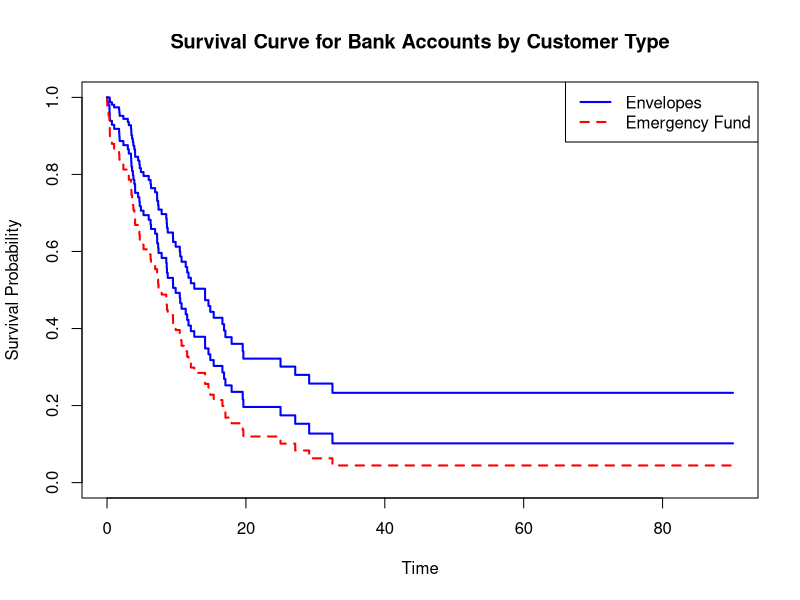

Write the R code that produced this figure.
## ---- chunk 1
library(knitr)
library(survival)

# Set seed for reproducibility
set.seed(123)

# Simulate data for older customers (boomers)
n_boomers <- 50
time_boomers <- rexp(n_boomers, rate = 0.08)  # Lower rate for longer average time
status_boomers <- rbinom(n_boomers, size = 1, prob = 0.6)  # Lower probability of event
boomers_data <- data.frame(time = time_boomers, status = status_boomers, birth_year = rnorm(n_boomers, mean = 1955, sd = 5), strategy = "Envelopes")

# Simulate data for younger customers (millennials)
n_millennials <- 50
time_millennials <- rexp(n_millennials, rate = 0.15)  # Higher rate for shorter average time
status_millennials <- rbinom(n_millennials, size = 1, prob = 0.8)  # Higher probability of event
millennials_data <- data.frame(time = time_millennials, status = status_millennials, birth_year = rnorm(n_millennials, mean = 1999, sd = 3), strategy = "Emergency Fund")

# Combine the data for both customer types
bank_data <- rbind(boomers_data, millennials_data)

# Fit a Kaplan-Meier estimator
fit <- survfit(Surv(time, status) ~ 1, data = bank_data)

# Plot the survival curve using base R
plot(fit, col = c("blue", "red"), lty = c(1, 2), lwd = 2, xlab = "Time", ylab = "Survival Probability", main = "Survival Curve for Bank Accounts by Customer Type")
legend("topright", legend = unique(bank_data$strategy), col = c("blue", "red"), lty = c(1, 2), lwd = 2)
